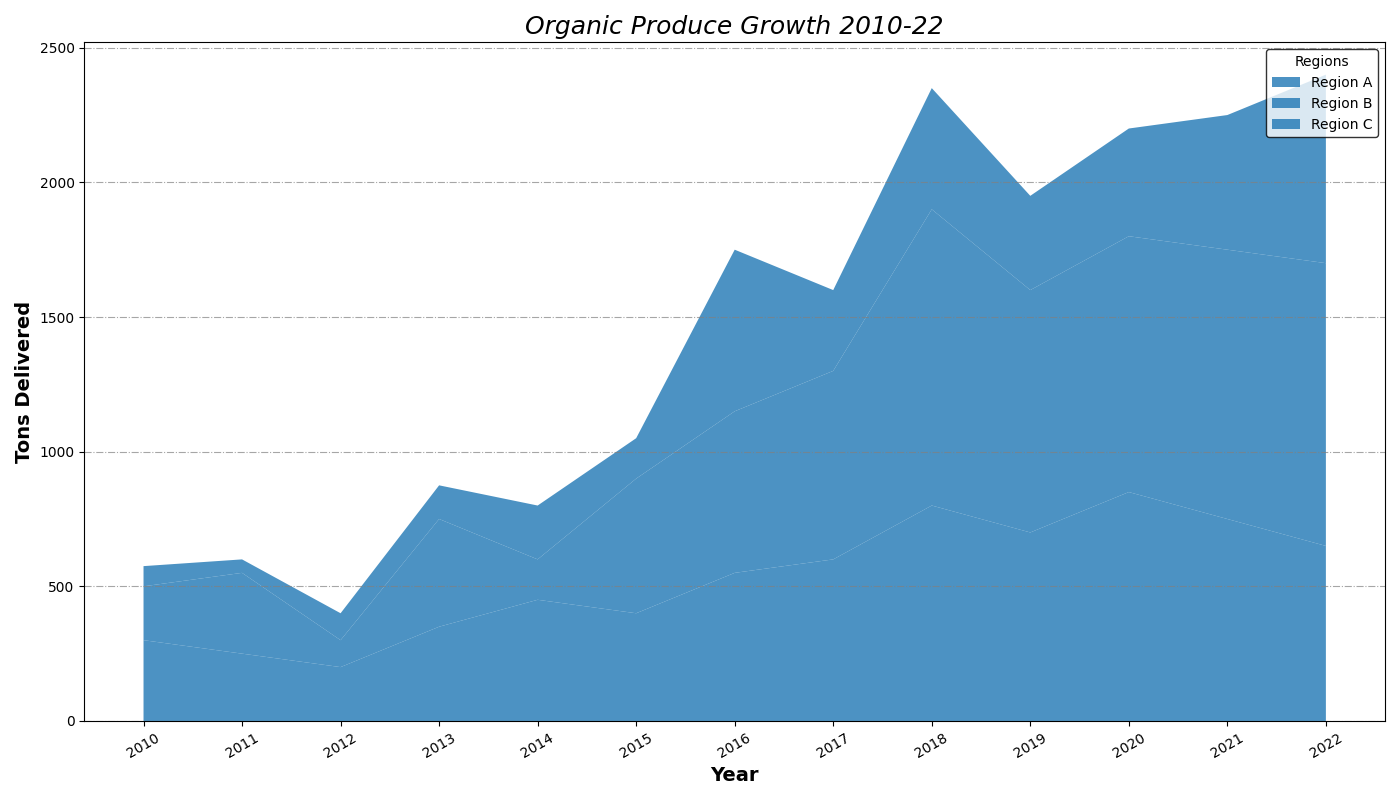

This chart was generated by the following Python code:
import matplotlib.pyplot as plt
import numpy as np

years = np.arange(2010, 2023)
region_a_produce = [300, 250, 200, 350, 450, 400, 550, 600, 800, 700, 850, 750, 650]
region_b_produce = [200, 300, 100, 400, 150, 500, 600, 700, 1100, 900, 950, 1000, 1050]
region_c_produce = [75, 50, 100, 125, 200, 150, 600, 300, 450, 350, 400, 500, 700]

fig, ax = plt.subplots(figsize=(14, 8))

single_color = '#1f77b4'
ax.stackplot(years, region_a_produce, region_b_produce, region_c_produce, 
             labels=['Region A', 'Region B', 'Region C'], 
             colors=[single_color, single_color, single_color], alpha=0.8)

ax.set_title('Organic Produce Growth 2010-22', fontsize=18, fontstyle='italic')
ax.set_xlabel('Year', fontsize=14, fontweight='bold')
ax.set_ylabel('Tons Delivered', fontsize=14, fontweight='bold')

ax.set_xticks(years)
ax.yaxis.grid(True, linestyle='-.', color='gray', alpha=0.7)
ax.legend(loc='upper right', title='Regions', fontsize=10, edgecolor='black')
ax.tick_params(axis='x', labelrotation=30)

plt.tight_layout()

plt.show()
